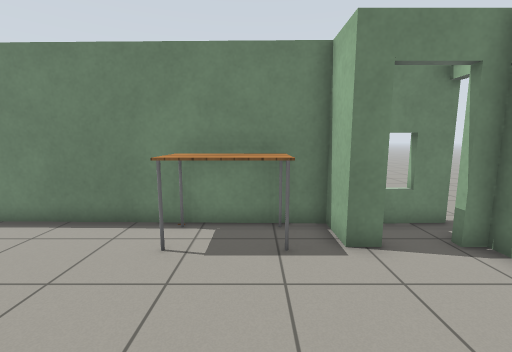
[1] (above)

16 first-person views from a walk through a robot-simulator world made for Gazebo. The camera is 1.2 m above the floor, tilts 8° down and sees 90° across. The floor is counted in squares, 0.5 m on a side. Each view is taken from the middle of a square. On the plan, view 1 faces up. The plan holds only what a view shows up to about 17 squares ahead; the rest is blank. Simple patterns stand in for the simulator's built-in surfaces.

[2]
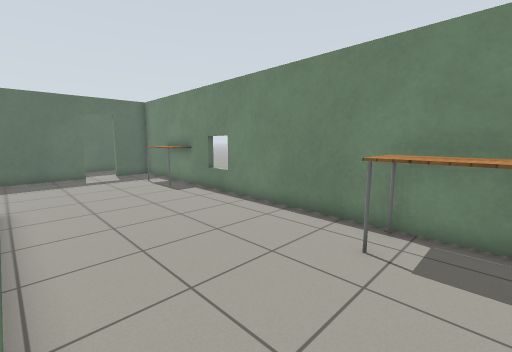

[3]
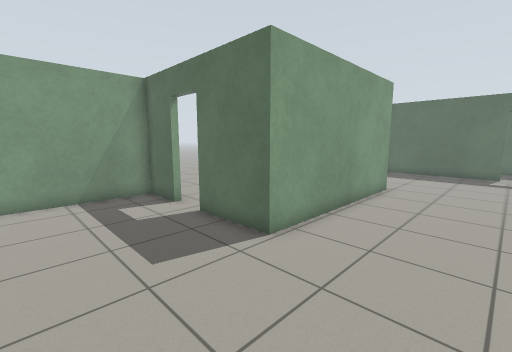

[4]
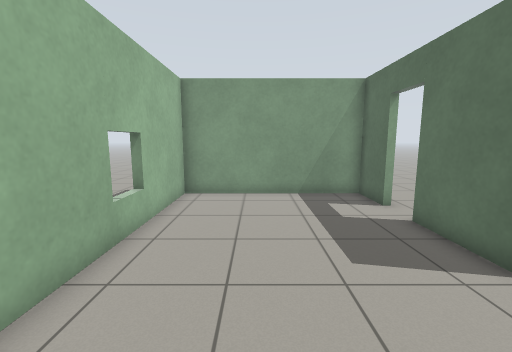

[5]
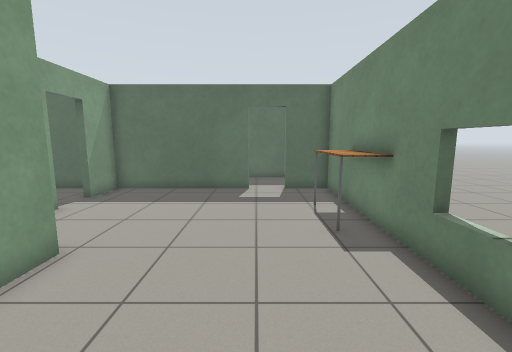

[6]
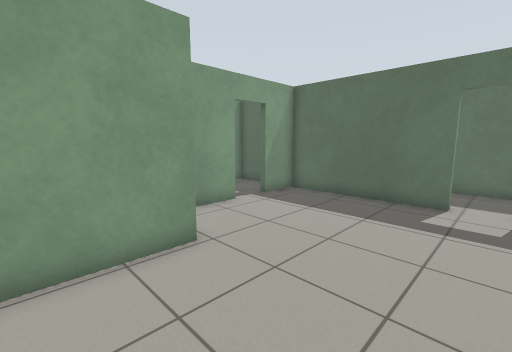

[7]
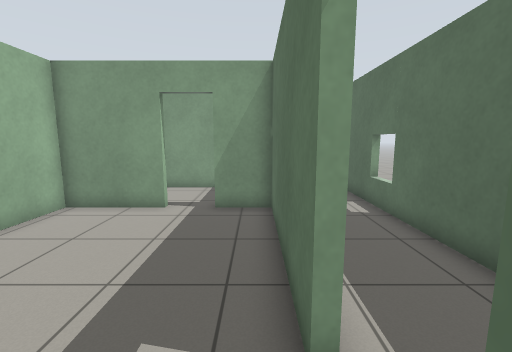

[8]
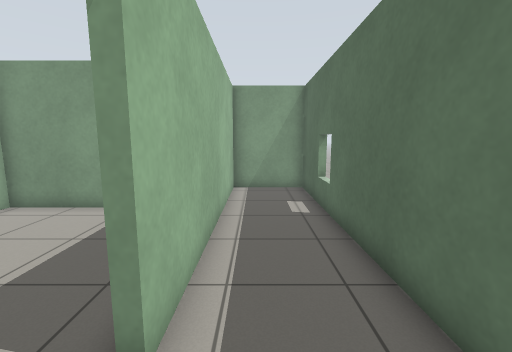

[9]
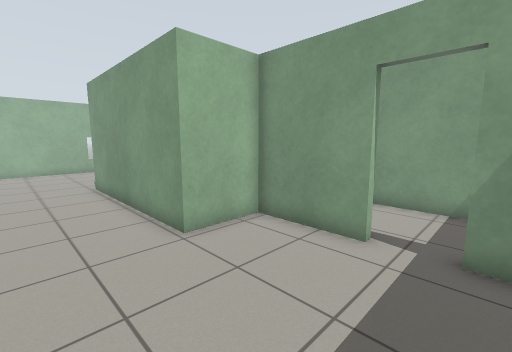

[10]
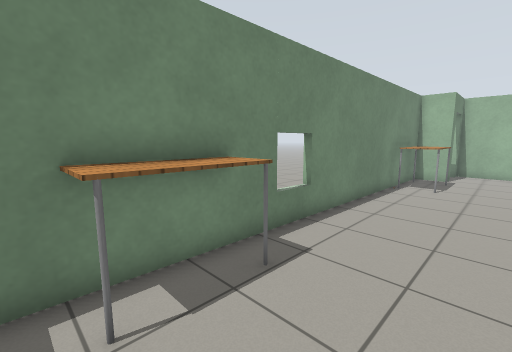

[11]
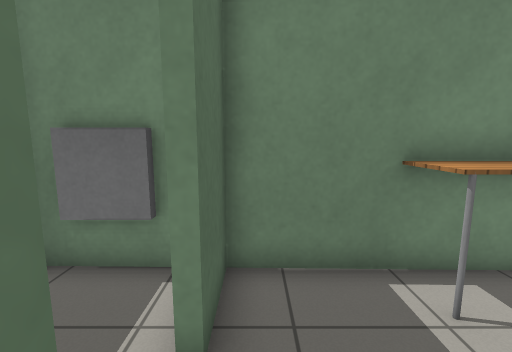

[12]
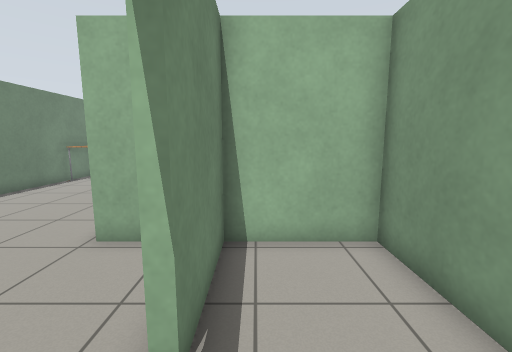

[13]
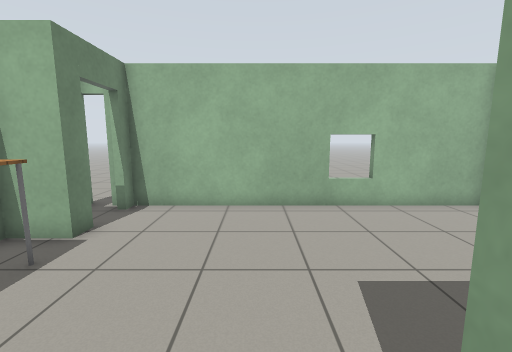

[14]
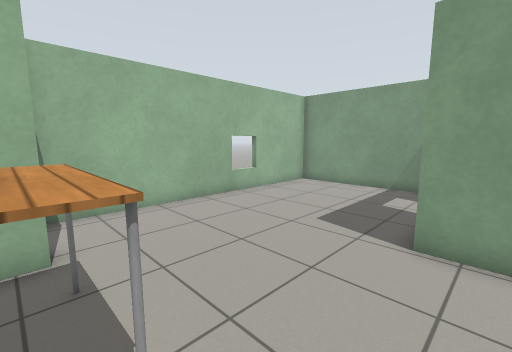

[15]
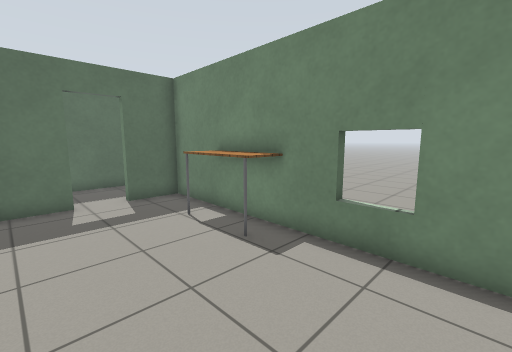

[16]
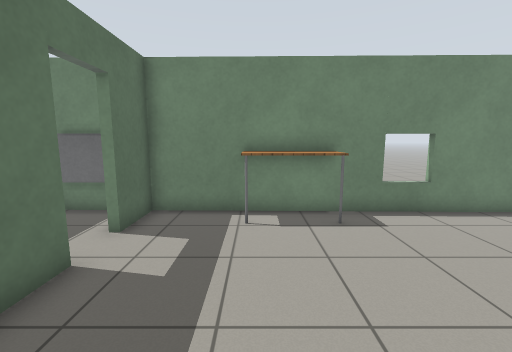

### Floor plan
Points are (right, up) in squares from view 1. A wall is a line through its corners. A room is listed if a view was taken in it or the views show most of it. See-through windows are left out.
Room 1 (views 1, 2, 3, 4, 5, 6, 7, 9, 10, 11, 13, 14, 15, 16)
walls: (-2.7, -5.1) (-2.7, -7.4) (5.2, -7.4) (5.2, 5.5); (-14.8, -2.9) (-11.2, -2.9) (-11.2, -0.2) (-2.7, -0.2) (-2.7, -3.5); (2.9, 5.5) (2, 5.5) (2, 7.2) (-18.6, 7.6) (-18.6, 5.4); (-18.6, 3.8) (-18.6, -2.9) (-16.5, -2.9)
ways out: open door at (-19, 4.5) to room 2; open door at (-15.5, -3) to room 3; open door at (-3, -4.5); open door at (4.2, 6.2)
objects: table (-15, 6) to (-12, 7); table (-2, 6) to (1, 6)
Room 2 (view 8)
walls: (-22.4, 6.6) (-22.4, -6.9) (-18.9, -6.9) (-18.9, 3.8); (-19.5, 7.6) (-22, 7.6)
ways out: open door at (-19, 4.5) to room 1
objects: window (-21, 8)
Room 3 (view 12)
walls: (-16.2, -6.9) (-11.2, -6.9) (-11.2, -3.2) (-14.8, -3.2); (-18.6, -4.5) (-18.6, -6.9) (-18, -6.9)
ways out: open door at (-15.5, -3) to room 1

Where each view was taken, in squares from view 1:
view 1: 0 up, 0 right, facing up
view 2: 0 up, 0 right, facing up-left
view 3: 4 up, 2 right, facing down-left
view 4: 4 up, 2 right, facing down
view 5: 4 up, 6 left, facing left
view 6: 5 up, 8 left, facing down-left
view 7: 6 up, 18 left, facing down
view 8: 6 up, 20 left, facing down
view 9: 3 up, 17 left, facing down-right
view 10: 3 up, 16 left, facing up-right
view 11: 3 up, 18 left, facing up
view 12: 4 down, 17 left, facing right
view 13: 1 up, 4 left, facing right
view 14: 6 up, 4 left, facing down-right
view 15: 2 up, 8 left, facing up-left
view 16: 1 down, 15 left, facing up
